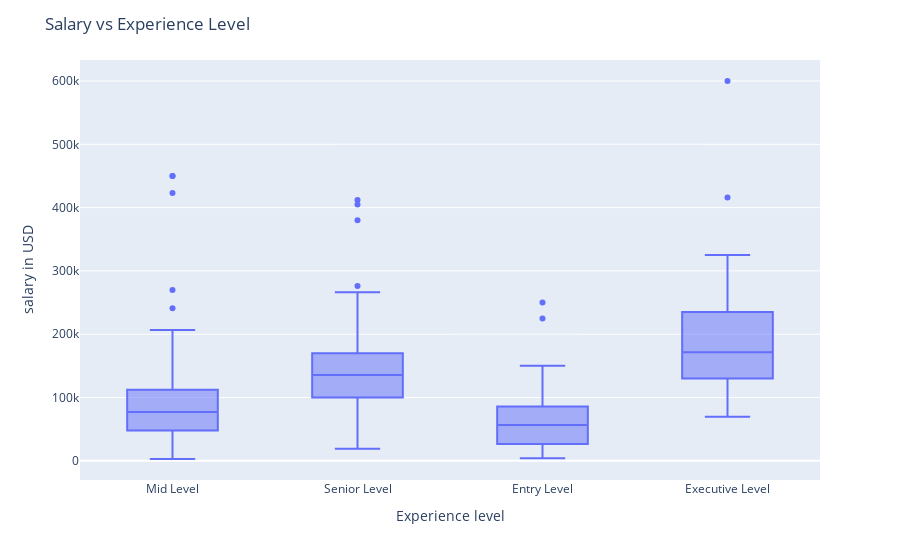

Notebook code cell kept with this figure:
### Code cell
fig=px.box(x=salary.experience_level, y=salary.salary_in_usd,  )

fig.update_layout(
    xaxis_title='Experience level',
    yaxis_title='salary in USD ',
    title='Salary vs Experience Level'
)

### Figure 1 — Plotly figure (JSON) as saved in the notebook; plotly's stock layout.template omitted (floating-point values rounded to 4 significant figures; data arrays with more than 128 entries replaced by an {"elided": "..."} marker saying what was removed)
{"data": [{"alignmentgroup": "True", "hovertemplate": "x=%{x}<br>y=%{y}<extra></extra>", "legendgroup": "", "marker": {"color": "#636efa"}, "name": "", "notched": false, "offsetgroup": "", "orientation": "v", "showlegend": false, "type": "box", "x": {"elided": "607 str values"}, "x0": " ", "xaxis": "x", "y": {"elided": "607 int values"}, "y0": " ", "yaxis": "y"}], "layout": {"boxmode": "group", "legend": {"tracegroupgap": 0}, "margin": {"t": 60}, "title": {"text": "Salary vs Experience Level"}, "xaxis": {"anchor": "y", "domain": [0, 1], "title": {"text": "Experience level"}}, "yaxis": {"anchor": "x", "domain": [0, 1], "title": {"text": "salary in USD "}}}}
